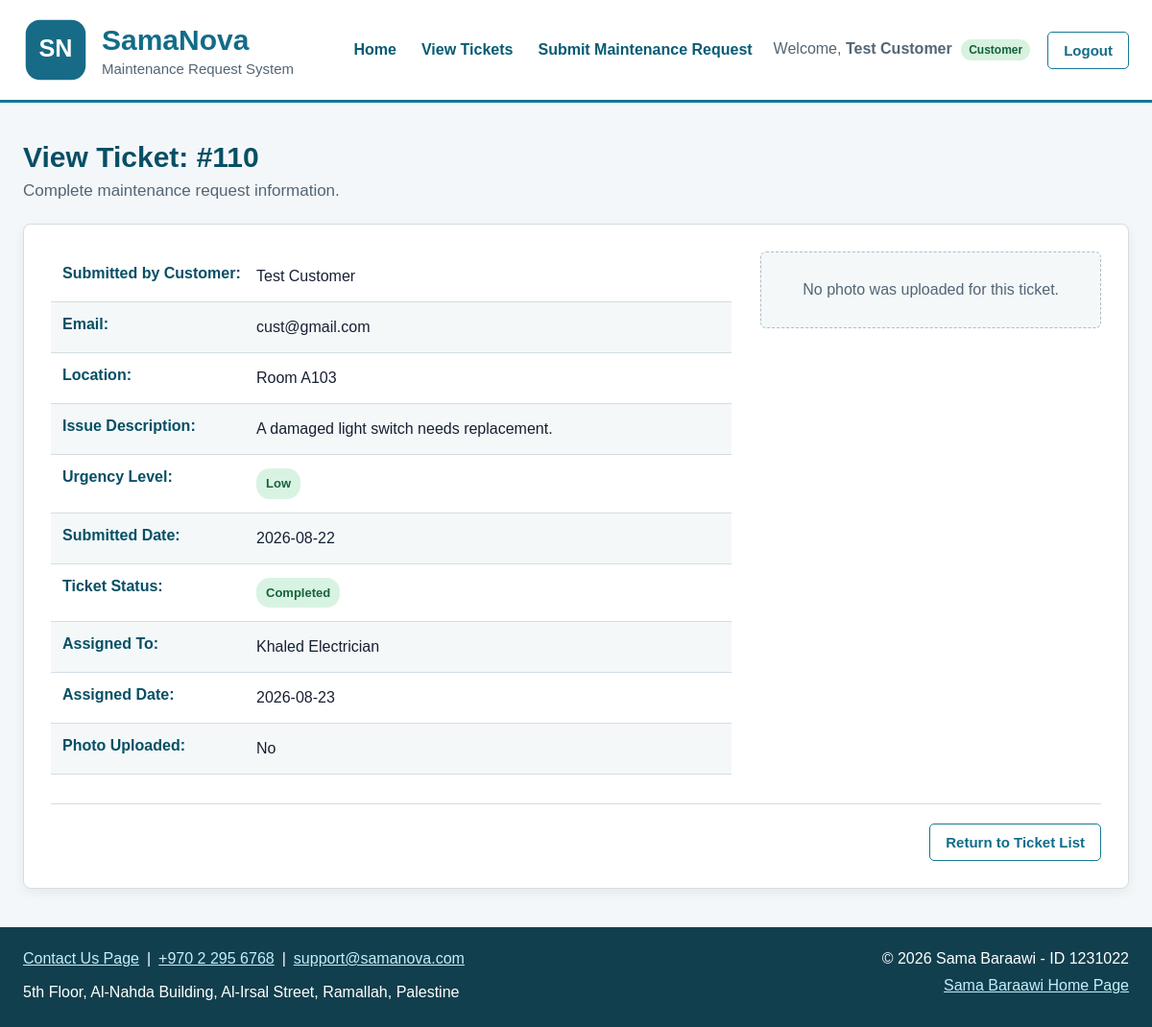
The app's page /view.php?id=110 (signed in) with its own data.
### tables this page shows
CREATE TABLE `tickets` (
  `ticket_id` int NOT NULL AUTO_INCREMENT,
  `customer_id` int NOT NULL,
  `contact_email` varchar(150) NOT NULL,
  `location` varchar(150) NOT NULL,
  `description` text NOT NULL,
  `submitted_date` date NOT NULL,
  `status` enum('Pending','Assigned','Completed') NOT NULL DEFAULT 'Pending',
  `emergency_level` enum('Low','Medium','High') NOT NULL,
  `assigned_date` date DEFAULT NULL,
  `assigned_staff_id` int DEFAULT NULL,
  `image_name` varchar(255) DEFAULT NULL,
  PRIMARY KEY (`ticket_id`),
  KEY `fk_ticket_customer` (`customer_id`),
  KEY `fk_ticket_staff` (`assigned_staff_id`),
  CONSTRAINT `fk_ticket_customer` FOREIGN KEY (`customer_id`) REFERENCES `users` (`id`),
  CONSTRAINT `fk_ticket_staff` FOREIGN KEY (`assigned_staff_id`) REFERENCES `users` (`id`)
);

CREATE TABLE `users` (
  `id` int NOT NULL,
  `name` varchar(100) NOT NULL,
  `email` varchar(150) NOT NULL,
  `password` varchar(255) NOT NULL,
  `user_type` enum('manager','customer','staff') NOT NULL,
  PRIMARY KEY (`id`),
  UNIQUE KEY `email` (`email`)
);

### Ticket.php (the view, shortened to what this page needs)
<?php
class Ticket
{
    private $ticketId;
    private $customerName;
    private $contactEmail;
    private $location;
    private $description;
    private $submittedDate;
    private $status;
    private $emergencyLevel;
    private $assignedDate;
    private $assignedStaff;
    private $imageName;
    public function __construct(
        $ticketId,
        $customerName,
        $contactEmail,
        $location,
        $description,
        $submittedDate,
        $status,
        $emergencyLevel,
        $assignedDate,
        $assignedStaff,
        $imageName
    ) {
        $this->ticketId = $ticketId;
        $this->customerName = $customerName;
        $this->contactEmail = $contactEmail;
        $this->location = $location;
        $this->description = $description;
        $this->submittedDate = $submittedDate;
        $this->status = $status;
        $this->emergencyLevel = $emergencyLevel;
        $this->assignedDate = $assignedDate;
        $this->assignedStaff = $assignedStaff;
        $this->imageName = $imageName;
    }
    private function escapeValue($value)
    {
        return htmlspecialchars(
            $value ?? '',
            ENT_QUOTES,
            'UTF-8'
        );
    }
    ?>
    <?php
    public function displayTicketPage()
{
    $hasImage =
        $this->imageName !== null &&
        $this->imageName !== '';
    $statusClass =
        'status-' . strtolower($this->status);
    $emergencyClass =
        'emergency-' . strtolower($this->emergencyLevel);
    ?>
    <main class="ticket-view-page">
        <header class="page-heading">
            <h2>
                View Ticket:
                #<?= $this->escapeValue($this->ticketId) ?>
            </h2>
            <p>
                Complete maintenance request information.
            </p>
        </header>
        <article class="ticket-card">
            <section class="ticket-details">
                <ul class="ticket-details-list">
                    <li class="detail-item">
                        <strong>Submitted by Customer:</strong>
                        <span>
                            <?= $this->escapeValue(
                                $this->customerName
                            ) ?>
                        </span>
                    </li>
                    <li class="detail-item">
                        <strong>Email:</strong>
                        <span>
                            <?= $this->escapeValue(
                                $this->contactEmail
                            ) ?>
                        </span>
                    </li>
                    <li class="detail-item">
                        <strong>Location:</strong>
                        <span>
                            <?= $this->escapeValue(
                                $this->location
                            ) ?>
                        </span>
                    </li>
                    <li class="detail-item">
                        <strong>Issue Description:</strong>
                        <span>
                            <?= $this->escapeValue(
                                $this->description
                            ) ?>
                        </span>
                    </li>
                    <li class="detail-item">
                        <strong>Urgency Level:</strong>
                        <span class="emergency-label
                                     <?= $this->escapeValue(
                                         $emergencyClass
                                     ) ?>">
                            <?= $this->escapeValue(
                                $this->emergencyLevel
                            ) ?>
                        </span>
                    </li>
                    <li class="detail-item">
                        <strong>Submitted Date:</strong>
                        <span>
                            <?= $this->escapeValue(
                                $this->submittedDate
                            ) ?>
                        </span>
                    </li>
                    <li class="detail-item">
                        <strong>Ticket Status:</strong>
                        <span class="status-label
                                     <?= $this->escapeValue(
                                         $statusClass
                                     ) ?>">
                            <?= $this->escapeValue(
                                $this->status
                            ) ?>
                        </span>
                    </li>
                    <li class="detail-item">
                        <strong>Assigned To:</strong>
                        <span>
                            <?= $this->assignedStaff
                                ? $this->escapeValue(
                                    $this->assignedStaff
                                )
                                : 'Not assigned' ?>
                        </span>
                    </li>
                    <li class="detail-item">
                        <strong>Assigned Date:</strong>
                        <span>
                            <?= $this->assignedDate
                                ? $this->escapeValue(
                                    $this->assignedDate
                                )
                                : 'Not assigned' ?>
                        </span>
                    </li>
                    <li class="detail-item">
                        <strong>Photo Uploaded:</strong>
                        <span>
                            <?= $hasImage ? 'Yes' : 'No' ?>
                        </span>
                    </li>
                </ul>
            </section>
            <section class="ticket-photo-section">
                <?php if ($hasImage): ?>
                    <figure class="ticket-figure">
                        <img class="ticket-photo"
                             src="images/<?= rawurlencode(
                                 basename($this->imageName)
                             ) ?>"
                             alt="Photo for ticket <?= $this->escapeValue(
                                 $this->ticketId
                             ) ?>">
                        <figcaption>
                            Uploaded maintenance issue photo
                        </figcaption>
                    </figure>
                <?php else: ?>
                    <p class="no-photo-message">
                        No photo was uploaded for this ticket.
                    </p>
                <?php endif; ?>
            </section>
            <div class="ticket-card-actions">
                <a class="btn reset-button"
                   href="ticketsys.php">
                    Return to Ticket List
                </a>
            </div>
        </article>
    </main>
    <?php
    return ob_get_clean();
}
}
?>

### style.css (style rules this page uses)
* { box-sizing: border-box; }
html, body { margin: 0; padding: 0; min-height: 100%; }
body { min-height: 100vh; display: flex; flex-direction: column; font-family: Arial, sans-serif; color: #172033; background-color: #f4f7f9; }
main { width: 100%; max-width: 1200px; margin: 0 auto; padding: 40px 24px; flex: 1; }
a { color: #096b87; }
.btn { display: inline-block; padding: 10px 16px; border: 1px solid #167895; border-radius: 5px; background-color: #167895; color: #ffffff; font-size: 15px; font-weight: bold; text-align: center; text-decoration: none; cursor: pointer; }
.page-heading h2 { margin-top: 0; margin-bottom: 8px; color: #064f65; font-size: 30px; }
.page-heading p { margin: 0; color: #536575; font-size: 17px; }
.reset-button { background-color: #ffffff; color: #126c88; }
.status-label, .emergency-label { display: inline-block; padding: 6px 10px; border-radius: 14px; font-size: 13px; font-weight: bold; text-align: center; white-space: nowrap; }
.status-completed { color: #17633c; background-color: #d9f3e3; }
.emergency-low { color: #17633c; background-color: #d9f3e3; }
.ticket-view-page { display: flex; flex-direction: column; gap: 24px; }
.ticket-card { display: grid; grid-template-columns: minmax(0, 2fr) minmax(260px, 1fr); gap: 30px; padding: 28px; background-color: #ffffff; border: 1px solid #d3dde3; border-radius: 8px; box-shadow: 0 4px 12px rgba(0, 0, 0, 0.06); }
.ticket-details-list { margin: 0; padding: 0; list-style: none; }
.detail-item { padding: 14px 12px; display: flex; align-items: flex-start; gap: 12px; border-bottom: 1px solid #d3dde3; }
.detail-item:nth-child(even) { background-color: #f4f8f9; }
.detail-item strong { min-width: 190px; color: #064f65; }
.detail-item span { line-height: 1.5; }
.ticket-photo-section { min-width: 0; display: flex; justify-content: center; align-items: flex-start; }
.no-photo-message { width: 100%; margin: 0; padding: 30px 20px; color: #536575; background-color: #f4f8f9; border: 1px dashed #aebdc7; border-radius: 6px; text-align: center; }
.ticket-card-actions { grid-column: 1 / -1; padding-top: 20px; display: flex; justify-content: flex-end; border-top: 1px solid #d3dde3; }

### records on screen
tickets: ticket_id "110", customer.name "Test Customer", contact_email "cust@gmail.com", location "Room A103", description "A damaged light switch needs replacement.", emergency_level "Low", submitted_date "2026-08-22", status "Completed", assigned_staff.name "Khaled Electrician", assigned_date "2026-08-23"

### other values on screen
$_SESSION['user_name'] "Test Customer"
